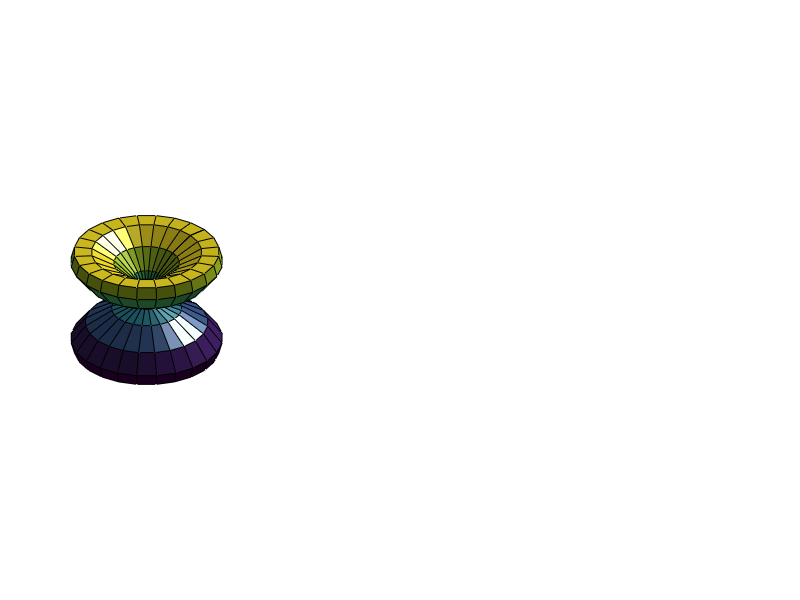

The MATLAB source for this figure: (Note: this script raises an error after producing the figure.)
function [Ymn,THETA,PHI,Xm,Ym,Zm]=spharm4(L,M,RES,PLOT_FLAG);
% This function generates the Spherical Harmonics basis functions of
% degree L and order M.
%
% SYNTAX: [Ymn,THETA,PHI,X,Y,Z]=spharm4(L,M,RES,PLOT_FLAG);
%
% INPUTS:
%
% L         - Spherical harmonic degree, [1x1]
% M         - Spherical harmonic order,  [1x1]
% RES       - Vector of # of points to use [#Theta x #Phi points],
%             [1x2] or [2x1] 
% PLOT_FLAG - Binary flag to generates a figure of the spherical harmonic
%             surfaces (DEFAULT=1)
%
%
% OUTPUTS:
% 
% Ymn   - Spherical harmonics coordinates, [RES(1) x RES(2)]
% THETA - Circumferential coordinates, [RES(1) x RES(2)]
% PHI   - Latitudinal coordinates, [RES(1) x RES(2)]
% X,Y,Z - Cartesian coordinates of magnitude, squared, spherical harmonic
%         surface points, [RES(1) x RES(2)]
%
%
% NOTE: It is very important to keep the various usages of THETA and PHI
% straight.  For this function THETA is the Azimuthal/Longitude/
% Circumferential coordinate and is defined on the interval [0,2*pi],
% whereas PHI is the Altitude/Latitude/Elevation and is defined on the 
% interval [0,pi].  Also note that the conversion to cartesian coordinates
% requires that PHI be offset by pi/2 so that the conversion is on the
% interval [-pi/2,pi/2].
%
% DBE 2005/09/30

% Define constants (REQUIRED THAT L(DEGREE)>=M(ORDER))
if nargin==0
  L=3;   % DEGREE
  M=2;   % ORDER
  RES=[55 55];
end

if nargin<3
  RES=[25 25];  
  PLOT_FLAG=1;
end

if nargin<4
  PLOT_FLAG=1;
end

if L<M
  error('The ORDER (M) must be less than or eqaul to the DEGREE(L).');
end

THETA=linspace(0,2*pi,RES(1));  % Azimuthal/Longitude/Circumferential
PHI  =linspace(0,  pi,RES(2));  % Altitude /Latitude /Elevation
[THETA,PHI]=meshgrid(THETA,PHI);

Lmn=legendre(L,cos(PHI));

if L~=0
  Lmn=squeeze(Lmn(M+1,:,:));
end

a1=((2*L+1)/(4*pi));
a2=factorial(L-M)/factorial(L+M);
C=sqrt(a1*a2);

Ymn=C*Lmn.*exp(1i*M*THETA);

[Xm,Ym,Zm]=sph2cart(THETA,PHI-pi/2,abs(Ymn).^2);
[Xr,Yr,Zr]=sph2cart(THETA,PHI-pi/2,real(Ymn).^2);
[Xi,Yi,Zi]=sph2cart(THETA,PHI-pi/2,imag(Ymn).^2);
% [Xp,Yp,Zp]=sph2cart(THETA,PHI-pi/2,angle(Ymn).^2);

if PLOT_FLAG
f=figure; axis off; hold on;
  axes('position',[0.0500 0 0.2666 1]); 
    surf(Xm,Ym,Zm); 
    axis equal off; %rot3d;
    light; lighting phong; camzoom(1.3);
  axes('position',[0.3666 0 0.2666 1]); 
    surf(Xr,Yr,Zr); 
    axis equal off; %rot3d;
    light; lighting phong; camzoom(1.3);
  axes('position',[0.6833 0 0.2666 1]); 
    surf(Xi,Yi,Zi); 
    axis equal off; %rot3d;
    light; lighting phong; camzoom(1.3);
  axes('position',[0 0.9 1 0.1]); axis off;
    t(1)=text(0.50,0.25,...
      'Spherical Harmonics','HorizontalAlignment','Center');
  axes('position',[0 0 1 0.1]); axis off;
    t(2)=text(0.20,0.25,['|Y^',num2str(M),'_',num2str(L),'|^2'],...
      'HorizontalAlignment','Center');
    t(3)=text(0.50,0.25,['Real(Y^',num2str(M),'_',num2str(L),')^2'],...
      'HorizontalAlignment','Center');
    t(4)=text(0.80,0.25,['Imag(Y^',num2str(M),'_',num2str(L),')^2'],...
      'HorizontalAlignment','Center');
  setfig(gcf,10,5,12);
end

return